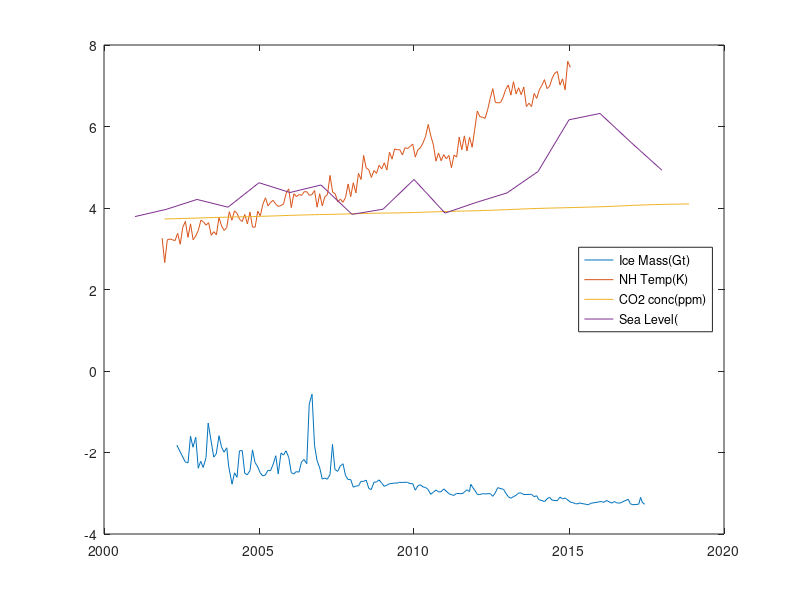

MATLAB code to generate this figure:
fid=fopen('meatqute.dat');
fid2=fopen('somethingcool.dat');
fid3=fopen('whyphy.dat');
fid4=fopen('mynamejeff.dat');
maticemass=zeros(163,2);
aline=fgetl(fid);
for i=1:163
        [x y]=strtok(aline);
    x=str2num(x);
    y=abs(str2num(strtrim(y)));
    y=-log10(y);
    maticemass(i,1)=x;
    maticemass(i,2)=y;
    
    aline=fgetl(fid);
end


matnhtemp=zeros(18,2);
for i=1:152
aline=fgetl(fid2);
end
for i=1:18
        [x y]=strtok(aline);
    x=str2num(x);
    y=5*abs(str2num(strtrim(y)))+1;
    
    matnhtemp(i,1)=x;
    matnhtemp(i,2)=y;
    
    aline=fgetl(fid2);

end

matCO2=zeros(204,2);
for i=1:156
aline=fgetl(fid3);
end
for i=1:204
        [x y]=strtok(aline);
    x=str2num(x);
    y=abs(str2num(strtrim(y)));
    y=y/100;
    
    matCO2(i,1)=x;
    matCO2(i,2)=y;
    
    aline=fgetl(fid3);

end


matsealevel=zeros(159,2);
for i=1:107
aline=fgetl(fid4);
end
for i=1:159
        [x y]=strtok(aline);
    x=str2num(x);
    y=abs(str2num(strtrim(y)))/10;
    
    matsealevel(i,1)=x;
    matsealevel(i,2)=y;
    aline=fgetl(fid4);
end


fclose('all');


plot(maticemass(:,1),maticemass(:,2),matsealevel(:,1),matsealevel(:,2),matCO2(:,1),matCO2(:,2),matnhtemp(:,1),matnhtemp(:,2))
legend('Ice Mass(Gt)','NH Temp(K)','CO2 conc(ppm)','Sea Level(','Location','east')

